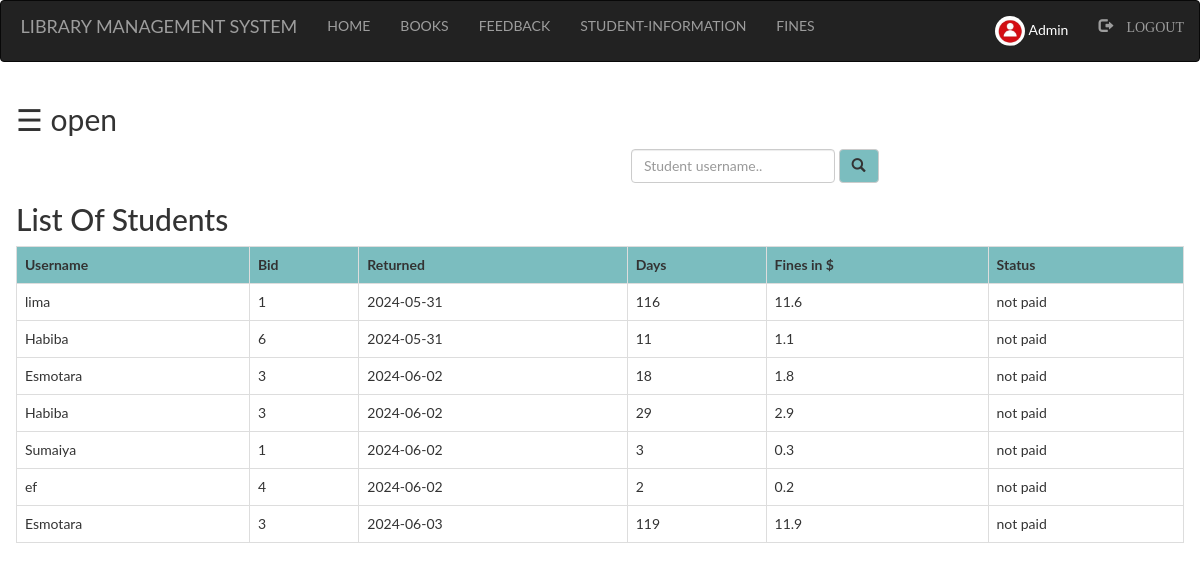
The app's page /admin/fine.php (signed in) with its own data.
### tables this page shows
CREATE TABLE `fine` (
  `username` varchar(100) NOT NULL,
  `bid` int(100) NOT NULL,
  `returned` varchar(100) NOT NULL,
  `day` int(50) NOT NULL,
  `fine` double NOT NULL,
  `status` varchar(100) NOT NULL
);

### admin/fine.php (the view, shortened to what this page needs)
<?php
  include "navbar.php";
?>
<!DOCTYPE html>
<html>
<head>
</head>
<body>
<div id="main">
  <span style="font-size:30px;cursor:pointer" onclick="openNav()">&#9776; open</span>
  <div class="srch">
    <form class="navbar-form" method="post" name="form1">
        <input class="form-control" type="text" name="search" placeholder="Student username.." required="">
        <button style="background-color: #6db6b9e6;" type="submit" name="submit" class="btn btn-default">
          <span class="glyphicon glyphicon-search"></span>
        </button>
    </form>
  </div>
  <h2>List Of Students</h2>
  <?php
    if(isset($_POST['submit']))
    {
      $q=mysqli_query($db,"SELECT * FROM `fine` where username like '%$_POST[search]%' ");
      if(mysqli_num_rows($q)==0)
      {
        echo "Sorry! No student found with that username. Try searching again.";
      }
      else
      {
    echo "<table class='table table-bordered table-hover' >";
      echo "<tr style='background-color: #6db6b9e6;'>";
        echo "<th>"; echo " Username "; echo "</th>";
        echo "<th>"; echo " Bid ";  echo "</th>";
        echo "<th>"; echo " Returned ";  echo "</th>";
        echo "<th>"; echo " Days ";  echo "</th>";
        echo "<th>"; echo " Fines in $ ";  echo "</th>";
        echo "<th>"; echo " Status ";  echo "</th>";
      echo "</tr>";
      while($row=mysqli_fetch_assoc($q))
      {
        echo "<tr>";
        echo "<td>"; echo $row['username']; echo "</td>";
        echo "<td>"; echo $row['bid']; echo "</td>";
        echo "<td>"; echo $row['returned']; echo "</td>";
        echo "<td>"; echo $row['day']; echo "</td>";
        echo "<td>"; echo $row['fine']; echo "</td>";
        echo "<td>"; echo $row['status']; echo "</td>";
        echo "</tr>";
      }
    echo "</table>";
      }
    }
    else
    {
      $res=mysqli_query($db,"SELECT * FROM `fine`;");
    echo "<table class='table table-bordered table-hover' >";
      echo "<tr style='background-color: #6db6b9e6;'>";
        echo "<th>"; echo " Username "; echo "</th>";
        echo "<th>"; echo " Bid ";  echo "</th>";
        echo "<th>"; echo " Returned ";  echo "</th>";
        echo "<th>"; echo " Days ";  echo "</th>";
        echo "<th>"; echo " Fines in $ ";  echo "</th>";
        echo "<th>"; echo " Status ";  echo "</th>";
      echo "</tr>";
      while($row=mysqli_fetch_assoc($res))
      {
        echo "<tr>";
        echo "<td>"; echo $row['username']; echo "</td>";
        echo "<td>"; echo $row['bid']; echo "</td>";
        echo "<td>"; echo $row['returned']; echo "</td>";
        echo "<td>"; echo $row['day']; echo "</td>";
        echo "<td>"; echo $row['fine']; echo "</td>";
        echo "<td>"; echo $row['status']; echo "</td>";
        echo "</tr>";
      }
    echo "</table>";
    }
  ?>
</body>
</html>

### admin/navbar.php (shortened to what this page needs)
<!DOCTYPE html>
<html>
<head>
      <link rel="stylesheet" type="text/css" href="style.css">
    <link rel="stylesheet" href="https://maxcdn.bootstrapcdn.com/bootstrap/3.3.7/css/bootstrap.min.css">
</head>
<body>
        <nav class="navbar navbar-inverse">
      <div class="container-fluid">
          <div class="navbar-header">
            <a  class="navbar-brand active">&nbspLIBRARY MANAGEMENT SYSTEM </a>
          </div>
          <ul class="nav navbar-nav">
            <li><a href="index.php">HOME</a></li>
            <li><a href="books.php">BOOKS</a></li>
            <li><a href="feedback.php">FEEDBACK</a></li>
          </ul>
          <?php
            if(isset($_SESSION['login_user']))
            {?>
                <ul class="nav navbar-nav">
                  <li><a href="student.php">
                    STUDENT-INFORMATION
                  </a></li>
                  <li><a href="fine.php">FINES</a></li>
                </ul>
                <ul class="nav navbar-nav navbar-right">
                  <li><a href="profile.php">
                    <div style="color: white">
                      <?php
                      echo "<img class='img-circle profile_img' height=30 width=30 src='images/".$_SESSION['pic']."'>";
                        echo "   ".$_SESSION['login_user'];
                      ?>
                    </div>
                  </a></li>
                  <li><a href="logout.php"><span class="glyphicon glyphicon-log-out"> LOGOUT</span></a></li>
                </ul>
                <?php
            }
          ?>
      </div>
    </nav>
</body>
</html>

### admin/style.css (style rules this page uses)
html, body, div, span, object, iframe, h1, h2, h3, h4, h5, h6, p, blockquote, pre, abbr, address, cite, code, del, dfn, em, img, ins, kbd, q, samp, small, strong, sub, sup, var, b, i, dl, dt, dd, ol, ul, li, fieldset, form, label, legend, table, caption, tbody, tfoot, thead, tr, th, td, article, aside, canvas, details, figcaption, figure, footer, header, hgroup, menu, nav, section, summary, time, mark, audio, video { margin:0; padding:0; border:0; outline:0; font-size:100%; vertical-align:baseline; background:transparent; }
body { line-height:1; }
article,aside,details,figcaption,figure, footer,header,hgroup,menu,nav,section { display:block; }
nav ul { list-style:none; }
a { margin:0; padding:0; font-size:100%; vertical-align:baseline; background:transparent; }
table { border-collapse:collapse; border-spacing:0; }
input, select { vertical-align:middle; }
input { height: 25px; width: 300px; }

### admin/fine.php (style rules this page uses)
.srch { padding-left: 600px; }
body { font-family: "Lato", sans-serif; }
#main { transition: margin-left .5s; padding: 16px; }

### records on screen
fine: username "lima", bid "1", returned "2024-05-31", day "116", fine "11.6", status "not paid"
fine: username "Habiba", bid "6", returned "2024-05-31", day "11", fine "1.1", status "not paid"
fine: username "Esmotara", bid "3", returned "2024-06-02", day "18", fine "1.8", status "not paid"
fine: username "Habiba", bid "3", returned "2024-06-02", day "29", fine "2.9", status "not paid"
fine: username "Sumaiya", bid "1", returned "2024-06-02", day "3", fine "0.3", status "not paid"
fine: username "ef", bid "4", returned "2024-06-02", day "2", fine "0.2", status "not paid"
fine: username "Esmotara", bid "3", returned "2024-06-03", day "119", fine "11.9", status "not paid"

### other values on screen
$_SESSION['login_user'] "Admin"
